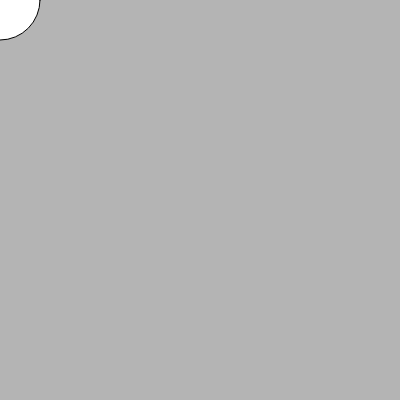
Frame 1 (no input)
Frame 60 (no input): identical to frame 1, image omitted
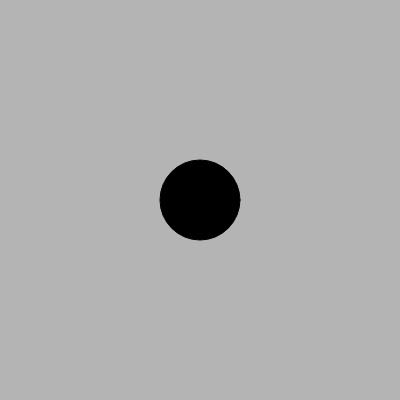
Frame 120 (the mouse pressed at the canvas centre since frame 60)

The p5.js sketch that drew these frames (run headless with seeded random() and noise() and a simulated clock; from frame 60 on, the mouse is pressed at the canvas centre):

// p5.js sketch
// ── sketch.js
function setup() {
    createCanvas(400, 400);
}

function draw() {
  background(180);
  if (mouseIsPressed) {
    fill(0);
  } else {
    fill(255);
  }
  ellipse(mouseX, mouseY, 80, 80);
}
